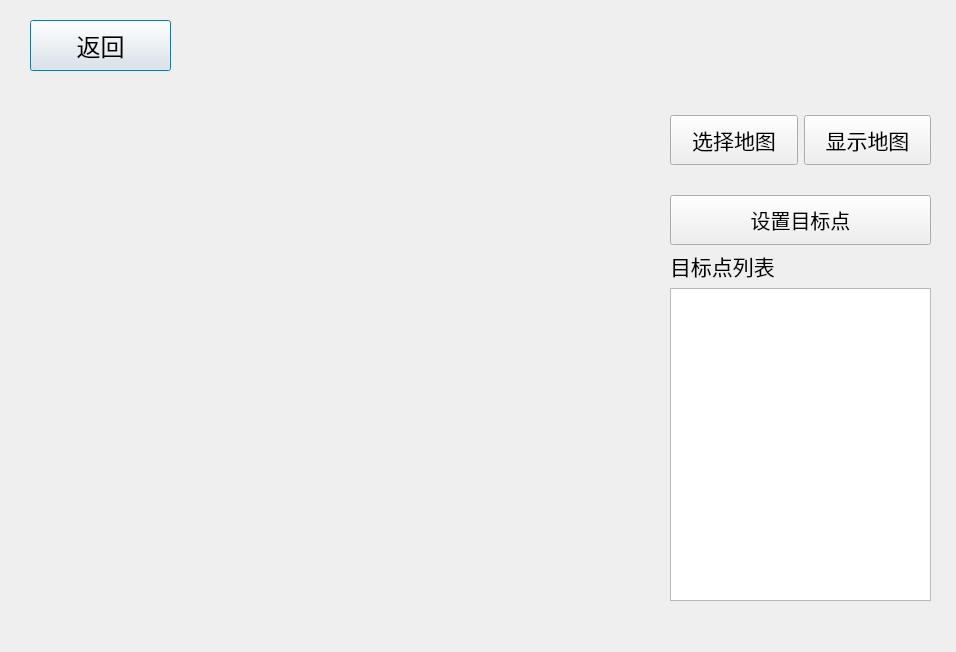
<?xml version="1.0" encoding="UTF-8"?>
<ui version="4.0">
 <class>Navigation_Dialog</class>
 <widget class="QDialog" name="Navigation_Dialog">
  <property name="geometry">
   <rect>
    <x>0</x>
    <y>0</y>
    <width>956</width>
    <height>652</height>
   </rect>
  </property>
  <property name="windowTitle">
   <string>Dialog</string>
  </property>
  <widget class="QPushButton" name="back_btn">
   <property name="geometry">
    <rect>
     <x>30</x>
     <y>20</y>
     <width>141</width>
     <height>51</height>
    </rect>
   </property>
   <property name="font">
    <font>
     <pointsize>18</pointsize>
    </font>
   </property>
   <property name="text">
    <string>返回</string>
   </property>
  </widget>
  <widget class="QWidget" name="horizontalLayoutWidget">
   <property name="geometry">
    <rect>
     <x>40</x>
     <y>100</y>
     <width>611</width>
     <height>501</height>
    </rect>
   </property>
   <layout class="QHBoxLayout" name="mapdisplay_layout"/>
  </widget>
  <widget class="QWidget" name="verticalLayoutWidget">
   <property name="geometry">
    <rect>
     <x>670</x>
     <y>250</y>
     <width>261</width>
     <height>351</height>
    </rect>
   </property>
   <layout class="QVBoxLayout" name="verticalLayout">
    <item>
     <widget class="QLabel" name="targetpoints">
      <property name="font">
       <font>
        <pointsize>16</pointsize>
       </font>
      </property>
      <property name="text">
       <string>目标点列表</string>
      </property>
     </widget>
    </item>
    <item>
     <widget class="QListView" name="listView"/>
    </item>
   </layout>
  </widget>
  <widget class="QWidget" name="horizontalLayoutWidget_2">
   <property name="geometry">
    <rect>
     <x>670</x>
     <y>190</y>
     <width>261</width>
     <height>61</height>
    </rect>
   </property>
   <layout class="QHBoxLayout" name="horizontalLayout">
    <item>
     <widget class="QPushButton" name="set_goal_btn">
      <property name="minimumSize">
       <size>
        <width>0</width>
        <height>50</height>
       </size>
      </property>
      <property name="font">
       <font>
        <pointsize>15</pointsize>
       </font>
      </property>
      <property name="text">
       <string>设置目标点</string>
      </property>
     </widget>
    </item>
   </layout>
  </widget>
  <widget class="QWidget" name="horizontalLayoutWidget_3">
   <property name="geometry">
    <rect>
     <x>670</x>
     <y>100</y>
     <width>261</width>
     <height>81</height>
    </rect>
   </property>
   <layout class="QHBoxLayout" name="horizontalLayout_2">
    <item>
     <widget class="QPushButton" name="mapselect_btn">
      <property name="minimumSize">
       <size>
        <width>0</width>
        <height>50</height>
       </size>
      </property>
      <property name="font">
       <font>
        <pointsize>16</pointsize>
       </font>
      </property>
      <property name="text">
       <string>选择地图</string>
      </property>
     </widget>
    </item>
    <item>
     <widget class="QPushButton" name="mapshow_btn">
      <property name="minimumSize">
       <size>
        <width>0</width>
        <height>50</height>
       </size>
      </property>
      <property name="font">
       <font>
        <pointsize>16</pointsize>
       </font>
      </property>
      <property name="text">
       <string>显示地图</string>
      </property>
     </widget>
    </item>
   </layout>
  </widget>
 </widget>
 <resources/>
 <connections/>
</ui>
